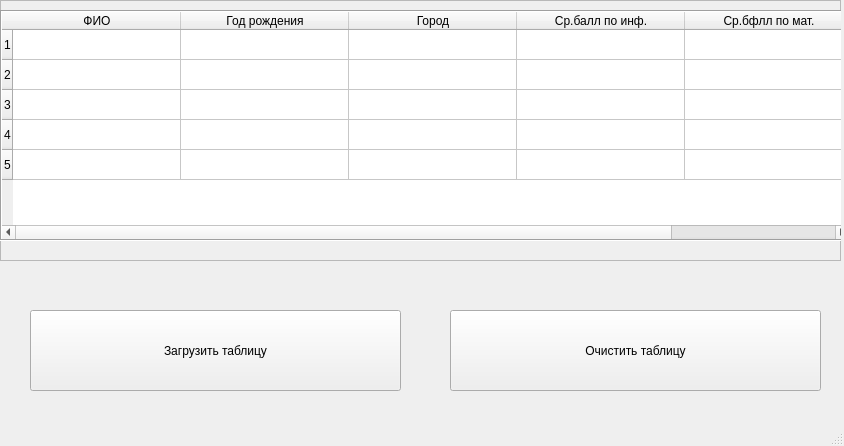
<?xml version="1.0" encoding="UTF-8"?>
<ui version="4.0">
 <class>MainWindow</class>
 <widget class="QMainWindow" name="MainWindow">
  <property name="enabled">
   <bool>true</bool>
  </property>
  <property name="geometry">
   <rect>
    <x>0</x>
    <y>0</y>
    <width>844</width>
    <height>446</height>
   </rect>
  </property>
  <property name="windowTitle">
   <string>Список студентов</string>
  </property>
  <widget class="QWidget" name="centralwidget">
   <widget class="QFrame" name="frame">
    <property name="geometry">
     <rect>
      <x>0</x>
      <y>0</y>
      <width>841</width>
      <height>261</height>
     </rect>
    </property>
    <property name="frameShape">
     <enum>QFrame::StyledPanel</enum>
    </property>
    <property name="frameShadow">
     <enum>QFrame::Raised</enum>
    </property>
    <widget class="QTableWidget" name="tableWidget">
     <property name="geometry">
      <rect>
       <x>0</x>
       <y>10</y>
       <width>851</width>
       <height>231</height>
      </rect>
     </property>
     <property name="frameShape">
      <enum>QFrame::Box</enum>
     </property>
     <property name="frameShadow">
      <enum>QFrame::Sunken</enum>
     </property>
     <property name="rowCount">
      <number>5</number>
     </property>
     <property name="columnCount">
      <number>5</number>
     </property>
     <attribute name="horizontalHeaderVisible">
      <bool>true</bool>
     </attribute>
     <attribute name="horizontalHeaderDefaultSectionSize">
      <number>168</number>
     </attribute>
     <row/>
     <row/>
     <row/>
     <row/>
     <row/>
     <column>
      <property name="text">
       <string>ФИО</string>
      </property>
     </column>
     <column>
      <property name="text">
       <string>Год рождения</string>
      </property>
     </column>
     <column>
      <property name="text">
       <string>Город</string>
      </property>
     </column>
     <column>
      <property name="text">
       <string>Ср.балл по инф.</string>
      </property>
     </column>
     <column>
      <property name="text">
       <string>Ср.бфлл по мат.</string>
      </property>
     </column>
    </widget>
   </widget>
   <widget class="QPushButton" name="pushButton_2">
    <property name="geometry">
     <rect>
      <x>450</x>
      <y>310</y>
      <width>371</width>
      <height>81</height>
     </rect>
    </property>
    <property name="text">
     <string>Очистить таблицу</string>
    </property>
   </widget>
   <widget class="QPushButton" name="pushButton">
    <property name="geometry">
     <rect>
      <x>30</x>
      <y>310</y>
      <width>371</width>
      <height>81</height>
     </rect>
    </property>
    <property name="text">
     <string>Загрузить таблицу</string>
    </property>
   </widget>
  </widget>
  <widget class="QMenuBar" name="menubar">
   <property name="geometry">
    <rect>
     <x>0</x>
     <y>0</y>
     <width>844</width>
     <height>21</height>
    </rect>
   </property>
  </widget>
  <widget class="QStatusBar" name="statusbar"/>
 </widget>
 <resources/>
 <connections>
  <connection>
   <sender>pushButton_2</sender>
   <signal>clicked()</signal>
   <receiver>tableWidget</receiver>
   <slot>clearContents()</slot>
   <hints>
    <hint type="sourcelabel">
     <x>319</x>
     <y>349</y>
    </hint>
    <hint type="destinationlabel">
     <x>301</x>
     <y>222</y>
    </hint>
   </hints>
  </connection>
 </connections>
</ui>
